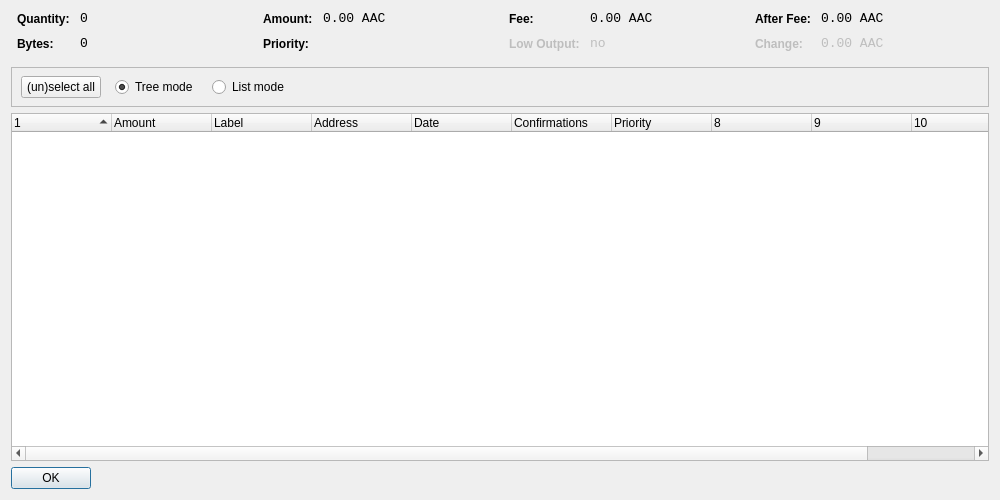
<?xml version="1.0" encoding="UTF-8"?>
<ui version="4.0">
 <class>CoinControlDialog</class>
 <widget class="QDialog" name="CoinControlDialog">
  <property name="geometry">
   <rect>
    <x>0</x>
    <y>0</y>
    <width>1000</width>
    <height>500</height>
   </rect>
  </property>
  <property name="windowTitle">
   <string>Coin Control</string>
  </property>
  <layout class="QVBoxLayout" name="verticalLayout">
   <item>
    <layout class="QHBoxLayout" name="horizontalLayoutTop" stretch="0,0,0,0">
     <property name="topMargin">
      <number>0</number>
     </property>
     <property name="bottomMargin">
      <number>10</number>
     </property>
     <item>
      <layout class="QFormLayout" name="formLayoutCoinControl1">
       <property name="horizontalSpacing">
        <number>10</number>
       </property>
       <property name="verticalSpacing">
        <number>10</number>
       </property>
       <property name="leftMargin">
        <number>6</number>
       </property>
       <property name="rightMargin">
        <number>6</number>
       </property>
       <item row="0" column="0">
        <widget class="QLabel" name="labelCoinControlQuantityText">
         <property name="styleSheet">
          <string notr="true">font-weight:bold;</string>
         </property>
         <property name="text">
          <string>Quantity:</string>
         </property>
        </widget>
       </item>
       <item row="0" column="1">
        <widget class="QLabel" name="labelCoinControlQuantity">
         <property name="font">
          <font>
           <family>Monospace</family>
           <pointsize>10</pointsize>
          </font>
         </property>
         <property name="cursor">
          <cursorShape>IBeamCursor</cursorShape>
         </property>
         <property name="contextMenuPolicy">
          <enum>Qt::ActionsContextMenu</enum>
         </property>
         <property name="text">
          <string>0</string>
         </property>
         <property name="textInteractionFlags">
          <set>Qt::LinksAccessibleByMouse|Qt::TextSelectableByKeyboard|Qt::TextSelectableByMouse</set>
         </property>
        </widget>
       </item>
       <item row="1" column="0">
        <widget class="QLabel" name="labelCoinControlBytesText">
         <property name="styleSheet">
          <string notr="true">font-weight:bold;</string>
         </property>
         <property name="text">
          <string>Bytes:</string>
         </property>
        </widget>
       </item>
       <item row="1" column="1">
        <widget class="QLabel" name="labelCoinControlBytes">
         <property name="font">
          <font>
           <family>Monospace</family>
           <pointsize>10</pointsize>
          </font>
         </property>
         <property name="cursor">
          <cursorShape>IBeamCursor</cursorShape>
         </property>
         <property name="contextMenuPolicy">
          <enum>Qt::ActionsContextMenu</enum>
         </property>
         <property name="text">
          <string>0</string>
         </property>
         <property name="textInteractionFlags">
          <set>Qt::LinksAccessibleByMouse|Qt::TextSelectableByKeyboard|Qt::TextSelectableByMouse</set>
         </property>
        </widget>
       </item>
      </layout>
     </item>
     <item>
      <layout class="QFormLayout" name="formLayoutCoinControl2">
       <property name="horizontalSpacing">
        <number>10</number>
       </property>
       <property name="verticalSpacing">
        <number>10</number>
       </property>
       <property name="leftMargin">
        <number>6</number>
       </property>
       <property name="rightMargin">
        <number>6</number>
       </property>
       <item row="0" column="0">
        <widget class="QLabel" name="labelCoinControlAmountText">
         <property name="styleSheet">
          <string notr="true">font-weight:bold;</string>
         </property>
         <property name="text">
          <string>Amount:</string>
         </property>
        </widget>
       </item>
       <item row="0" column="1">
        <widget class="QLabel" name="labelCoinControlAmount">
         <property name="font">
          <font>
           <family>Monospace</family>
           <pointsize>10</pointsize>
          </font>
         </property>
         <property name="cursor">
          <cursorShape>IBeamCursor</cursorShape>
         </property>
         <property name="contextMenuPolicy">
          <enum>Qt::ActionsContextMenu</enum>
         </property>
         <property name="text">
          <string>0.00 AAC</string>
         </property>
         <property name="textInteractionFlags">
          <set>Qt::LinksAccessibleByMouse|Qt::TextSelectableByKeyboard|Qt::TextSelectableByMouse</set>
         </property>
        </widget>
       </item>
       <item row="1" column="0">
        <widget class="QLabel" name="labelCoinControlPriorityText">
         <property name="styleSheet">
          <string notr="true">font-weight:bold;</string>
         </property>
         <property name="text">
          <string>Priority:</string>
         </property>
        </widget>
       </item>
       <item row="1" column="1">
        <widget class="QLabel" name="labelCoinControlPriority">
         <property name="font">
          <font>
           <family>Monospace</family>
           <pointsize>10</pointsize>
          </font>
         </property>
         <property name="cursor">
          <cursorShape>IBeamCursor</cursorShape>
         </property>
         <property name="contextMenuPolicy">
          <enum>Qt::ActionsContextMenu</enum>
         </property>
         <property name="text">
          <string/>
         </property>
         <property name="textInteractionFlags">
          <set>Qt::LinksAccessibleByMouse|Qt::TextSelectableByKeyboard|Qt::TextSelectableByMouse</set>
         </property>
        </widget>
       </item>
      </layout>
     </item>
     <item>
      <layout class="QFormLayout" name="formLayoutCoinControl3">
       <property name="horizontalSpacing">
        <number>10</number>
       </property>
       <property name="verticalSpacing">
        <number>10</number>
       </property>
       <property name="leftMargin">
        <number>6</number>
       </property>
       <property name="rightMargin">
        <number>6</number>
       </property>
       <item row="0" column="0">
        <widget class="QLabel" name="labelCoinControlFeeText">
         <property name="styleSheet">
          <string notr="true">font-weight:bold;</string>
         </property>
         <property name="text">
          <string>Fee:</string>
         </property>
        </widget>
       </item>
       <item row="0" column="1">
        <widget class="QLabel" name="labelCoinControlFee">
         <property name="font">
          <font>
           <family>Monospace</family>
           <pointsize>10</pointsize>
          </font>
         </property>
         <property name="cursor">
          <cursorShape>IBeamCursor</cursorShape>
         </property>
         <property name="contextMenuPolicy">
          <enum>Qt::ActionsContextMenu</enum>
         </property>
         <property name="text">
          <string>0.00 AAC</string>
         </property>
         <property name="textInteractionFlags">
          <set>Qt::LinksAccessibleByMouse|Qt::TextSelectableByKeyboard|Qt::TextSelectableByMouse</set>
         </property>
        </widget>
       </item>
       <item row="1" column="0">
        <widget class="QLabel" name="labelCoinControlLowOutputText">
         <property name="enabled">
          <bool>false</bool>
         </property>
         <property name="styleSheet">
          <string notr="true">font-weight:bold;</string>
         </property>
         <property name="text">
          <string>Low Output:</string>
         </property>
        </widget>
       </item>
       <item row="1" column="1">
        <widget class="QLabel" name="labelCoinControlLowOutput">
         <property name="enabled">
          <bool>false</bool>
         </property>
         <property name="font">
          <font>
           <family>Monospace</family>
           <pointsize>10</pointsize>
          </font>
         </property>
         <property name="cursor">
          <cursorShape>IBeamCursor</cursorShape>
         </property>
         <property name="contextMenuPolicy">
          <enum>Qt::ActionsContextMenu</enum>
         </property>
         <property name="text">
          <string>no</string>
         </property>
         <property name="textInteractionFlags">
          <set>Qt::LinksAccessibleByMouse|Qt::TextSelectableByKeyboard|Qt::TextSelectableByMouse</set>
         </property>
        </widget>
       </item>
      </layout>
     </item>
     <item>
      <layout class="QFormLayout" name="formLayoutCoinControl4">
       <property name="horizontalSpacing">
        <number>10</number>
       </property>
       <property name="verticalSpacing">
        <number>10</number>
       </property>
       <property name="leftMargin">
        <number>6</number>
       </property>
       <property name="rightMargin">
        <number>6</number>
       </property>
       <item row="0" column="0">
        <widget class="QLabel" name="labelCoinControlAfterFeeText">
         <property name="styleSheet">
          <string notr="true">font-weight:bold;</string>
         </property>
         <property name="text">
          <string>After Fee:</string>
         </property>
        </widget>
       </item>
       <item row="0" column="1">
        <widget class="QLabel" name="labelCoinControlAfterFee">
         <property name="font">
          <font>
           <family>Monospace</family>
           <pointsize>10</pointsize>
          </font>
         </property>
         <property name="cursor">
          <cursorShape>IBeamCursor</cursorShape>
         </property>
         <property name="contextMenuPolicy">
          <enum>Qt::ActionsContextMenu</enum>
         </property>
         <property name="text">
          <string>0.00 AAC</string>
         </property>
         <property name="textInteractionFlags">
          <set>Qt::LinksAccessibleByMouse|Qt::TextSelectableByKeyboard|Qt::TextSelectableByMouse</set>
         </property>
        </widget>
       </item>
       <item row="1" column="0">
        <widget class="QLabel" name="labelCoinControlChangeText">
         <property name="enabled">
          <bool>false</bool>
         </property>
         <property name="styleSheet">
          <string notr="true">font-weight:bold;</string>
         </property>
         <property name="text">
          <string>Change:</string>
         </property>
        </widget>
       </item>
       <item row="1" column="1">
        <widget class="QLabel" name="labelCoinControlChange">
         <property name="enabled">
          <bool>false</bool>
         </property>
         <property name="font">
          <font>
           <family>Monospace</family>
           <pointsize>10</pointsize>
          </font>
         </property>
         <property name="cursor">
          <cursorShape>IBeamCursor</cursorShape>
         </property>
         <property name="contextMenuPolicy">
          <enum>Qt::ActionsContextMenu</enum>
         </property>
         <property name="text">
          <string>0.00 AAC</string>
         </property>
         <property name="textInteractionFlags">
          <set>Qt::LinksAccessibleByMouse|Qt::TextSelectableByKeyboard|Qt::TextSelectableByMouse</set>
         </property>
        </widget>
       </item>
      </layout>
     </item>
    </layout>
   </item>
   <item>
    <widget class="QFrame" name="frame">
     <property name="minimumSize">
      <size>
       <width>0</width>
       <height>40</height>
      </size>
     </property>
     <property name="frameShape">
      <enum>QFrame::StyledPanel</enum>
     </property>
     <property name="frameShadow">
      <enum>QFrame::Sunken</enum>
     </property>
     <widget class="QWidget" name="horizontalLayoutWidget">
      <property name="geometry">
       <rect>
        <x>10</x>
        <y>0</y>
        <width>781</width>
        <height>41</height>
       </rect>
      </property>
      <layout class="QHBoxLayout" name="horizontalLayoutPanel" stretch="0,0,0,0,0">
       <property name="spacing">
        <number>14</number>
       </property>
       <item>
        <widget class="QPushButton" name="pushButtonSelectAll">
         <property name="sizePolicy">
          <sizepolicy hsizetype="Maximum" vsizetype="Fixed">
           <horstretch>0</horstretch>
           <verstretch>0</verstretch>
          </sizepolicy>
         </property>
         <property name="text">
          <string>(un)select all</string>
         </property>
        </widget>
       </item>
       <item>
        <widget class="QRadioButton" name="radioTreeMode">
         <property name="sizePolicy">
          <sizepolicy hsizetype="Maximum" vsizetype="Fixed">
           <horstretch>0</horstretch>
           <verstretch>0</verstretch>
          </sizepolicy>
         </property>
         <property name="text">
          <string>Tree mode</string>
         </property>
         <property name="checked">
          <bool>true</bool>
         </property>
        </widget>
       </item>
       <item>
        <widget class="QRadioButton" name="radioListMode">
         <property name="sizePolicy">
          <sizepolicy hsizetype="Maximum" vsizetype="Fixed">
           <horstretch>0</horstretch>
           <verstretch>0</verstretch>
          </sizepolicy>
         </property>
         <property name="text">
          <string>List mode</string>
         </property>
        </widget>
       </item>
       <item>
        <spacer name="horizontalSpacer">
         <property name="orientation">
          <enum>Qt::Horizontal</enum>
         </property>
         <property name="sizeHint" stdset="0">
          <size>
           <width>40</width>
           <height>20</height>
          </size>
         </property>
        </spacer>
       </item>
      </layout>
     </widget>
    </widget>
   </item>
   <item>
    <widget class="CoinControlTreeWidget" name="treeWidget">
     <property name="contextMenuPolicy">
      <enum>Qt::CustomContextMenu</enum>
     </property>
     <property name="sortingEnabled">
      <bool>false</bool>
     </property>
     <property name="columnCount">
      <number>11</number>
     </property>
     <attribute name="headerShowSortIndicator" stdset="0">
      <bool>true</bool>
     </attribute>
     <attribute name="headerStretchLastSection">
      <bool>false</bool>
     </attribute>
     <column>
      <property name="text">
       <string/>
      </property>
     </column>
     <column>
      <property name="text">
       <string>Amount</string>
      </property>
     </column>
     <column>
      <property name="text">
       <string>Label</string>
      </property>
     </column>
     <column>
      <property name="text">
       <string>Address</string>
      </property>
     </column>
     <column>
      <property name="text">
       <string>Date</string>
      </property>
     </column>
     <column>
      <property name="text">
       <string>Confirmations</string>
      </property>
      <property name="toolTip">
       <string>Confirmed</string>
      </property>
     </column>
     <column>
      <property name="text">
       <string>Priority</string>
      </property>
     </column>
     <column>
      <property name="text">
       <string/>
      </property>
     </column>
     <column>
      <property name="text">
       <string/>
      </property>
     </column>
     <column>
      <property name="text">
       <string/>
      </property>
     </column>
     <column>
      <property name="text">
       <string/>
      </property>
     </column>
    </widget>
   </item>
   <item>
    <widget class="QDialogButtonBox" name="buttonBox">
     <property name="sizePolicy">
      <sizepolicy hsizetype="Maximum" vsizetype="Fixed">
       <horstretch>0</horstretch>
       <verstretch>0</verstretch>
      </sizepolicy>
     </property>
     <property name="orientation">
      <enum>Qt::Horizontal</enum>
     </property>
     <property name="standardButtons">
      <set>QDialogButtonBox::Ok</set>
     </property>
    </widget>
   </item>
  </layout>
 </widget>
 <customwidgets>
  <customwidget>
   <class>CoinControlTreeWidget</class>
   <extends>QTreeWidget</extends>
   <header>coincontroltreewidget.h</header>
  </customwidget>
 </customwidgets>
 <resources/>
 <connections/>
</ui>
